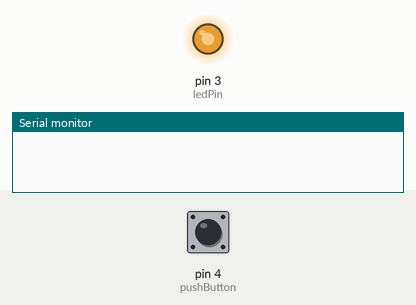
Recording of a sketch running on a simulated Arduino Uno, built with avr-gcc and run on an emulated ATmega328P. Parts: output pins drawn as LEDs (lit = HIGH), the last lines printed to the serial monitor. The test bench sets the inputs (shaded band); at power-on: pin 4 (pushButton) HIGH.

Above: at 1.26 s.
1.3 s: pin 4 (pushButton) pulled LOW for 0.15 s
At 2.3 s:
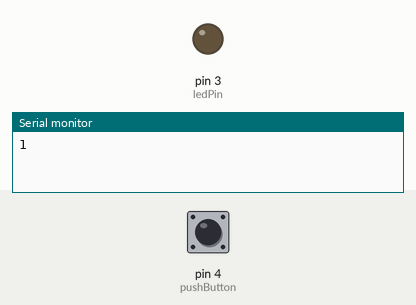
2.9 s: pin 4 (pushButton) pulled LOW for 1 s
At 3.96 s:
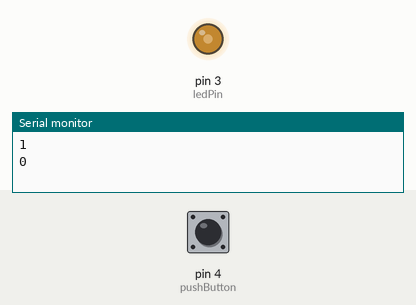
5.9 s: pin 4 (pushButton) pulled LOW for 3.2 s
Timing chart, 0 to 8.9 s (numbered marks = the images above; inputs shaded):
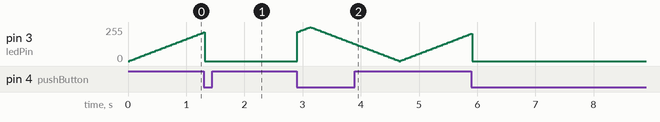

The sketch:

PopKnopCode.ino
```cpp
int pushButton = 4;  // Pin voor de knop
int ledPin = 3;      // Pin voor de LED in de knop

int brightness = 0;  // Start helderheid van de LED
int fadeAmount = 5;  // Hoeveel de helderheid verandert per stap

bool ledState = true;       // Houdt bij of de LED aan (true) of uit (false) is
bool buttonPressed = false; // Houdt bij of de knop is ingedrukt
bool lastLedState = true;   // Houdt bij wat de vorige status van de LED was

void setup() {
  // Initialiseer seriële communicatie
  Serial.begin(9600);

  // Stel de pinnen in
  pinMode(pushButton, INPUT_PULLUP); // Knop als input met interne pull-up
  pinMode(ledPin, OUTPUT);           // LED als output
}

void loop() {
  // Lees de status van de knop
  int buttonState = digitalRead(pushButton);

  // Detecteer een knopdruk (alleen bij verandering van status)
  if (buttonState == LOW && !buttonPressed) { // Knop ingedrukt
    buttonPressed = true;
    ledState = !ledState; // Wissel LED-status
  }

  if (buttonState == HIGH) { // Knop losgelaten
    buttonPressed = false;
  }

  // Alleen printen als de LED-status is veranderd
  if (ledState != lastLedState) {
    Serial.println(ledState ? 0 : 1);
    lastLedState = ledState; // Update de laatste status
  }

  // Update de LED
  if (ledState) {
    // Laat de LED pulseren
    analogWrite(ledPin, brightness);

    // Verander de helderheid voor de volgende loop
    brightness += fadeAmount;

    // Keer om als helderheid de grenzen bereikt
    if (brightness <= 0 || brightness >= 255) {
      fadeAmount = -fadeAmount;
    }
  } else {
    digitalWrite(ledPin, LOW); // Zet LED uit
  }

  delay(30); // Vertraging voor stabiliteit en vloeiend fade-effect
}
```
